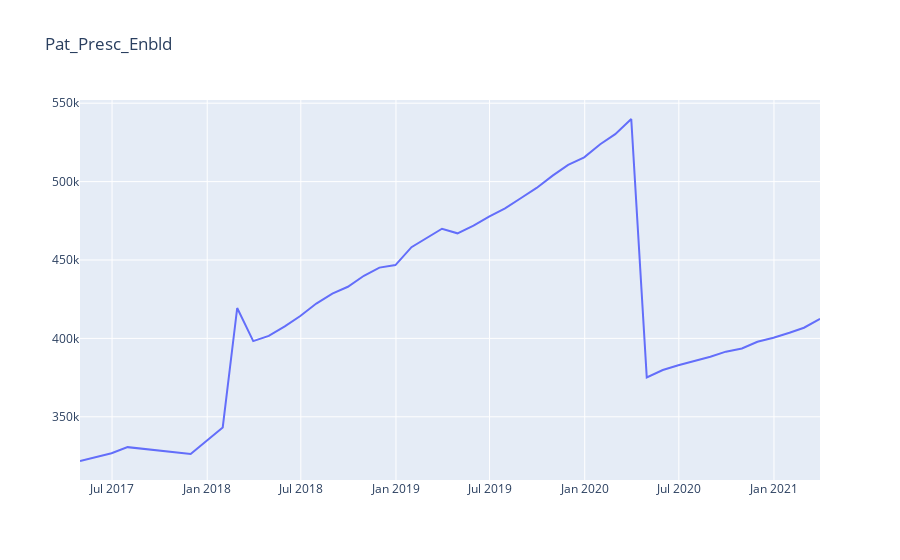

Notebook cell for this chart:
### Code cell
data0 = go.Scatter(
    x = Patients_enabled.report_period_end,
    y = Patients_enabled.Pat_Presc_Enbld,
    name = "Easy")

layout = go.Layout(title = 'Pat_Presc_Enbld')

figure = go.Figure(data = data0, layout = layout)
figure.show()
